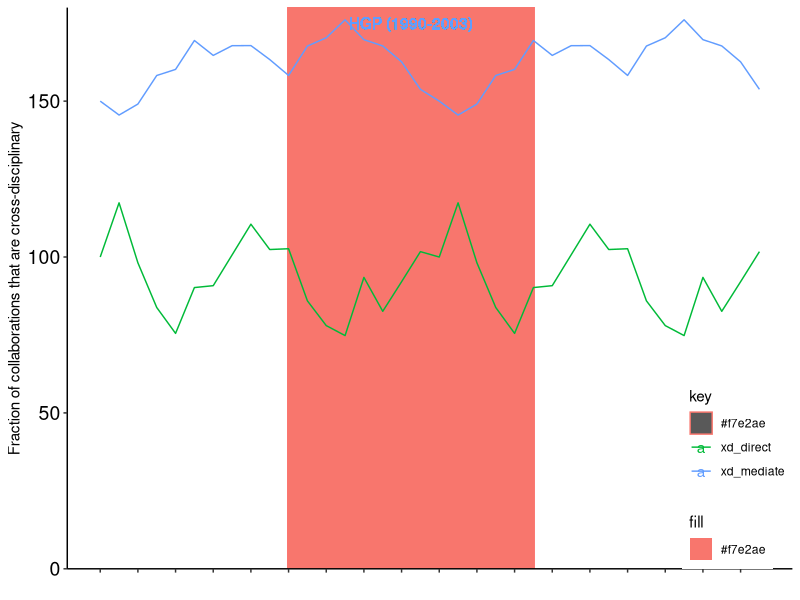

This chart was generated by the following R code:
library(ggplot2)
library(tidyr)

test_data <-
  data.frame(
    xd_direct = 100 + c(0, cumsum(runif(17, -20, 20))),
    xd_mediate = 150 + c(0, cumsum(runif(17, -10, 10))),
    year = seq(from=1980, to=2015)
  )

test_data %>%
  gather(key, fraction, xd_direct, xd_mediate) %>%
  ggplot(aes(x=year, y=fraction, colour=key)) +
  geom_rect(aes(xmin = 1990, ymin = 0, xmax= 2003, ymax = 180, color="#f7e2ae", fill="#f7e2ae")) +
  geom_text(aes(label = "HGP (1990-2003)", x=1996.5, y=175)) +
  geom_line() +
  theme_classic() +
  scale_x_continuous(limits = c(1980,2015), expand = c(0, 0)) +
  scale_y_continuous(limits = c(0,180), expand = c(0, 0)) +
  xlab("") +
  ylab("Fraction of collaborations that are cross-disciplinary") +
  theme(axis.text.x = element_text(color="#000000", size=14, angle=0),
        axis.text.y = element_text(color="#000000", size=14, angle=0),
        legend.justification=c(1,0), 
        legend.position=c(1,0)) +
  scale_x_continuous(breaks=seq(1980,2015,2), labels=c())
  
